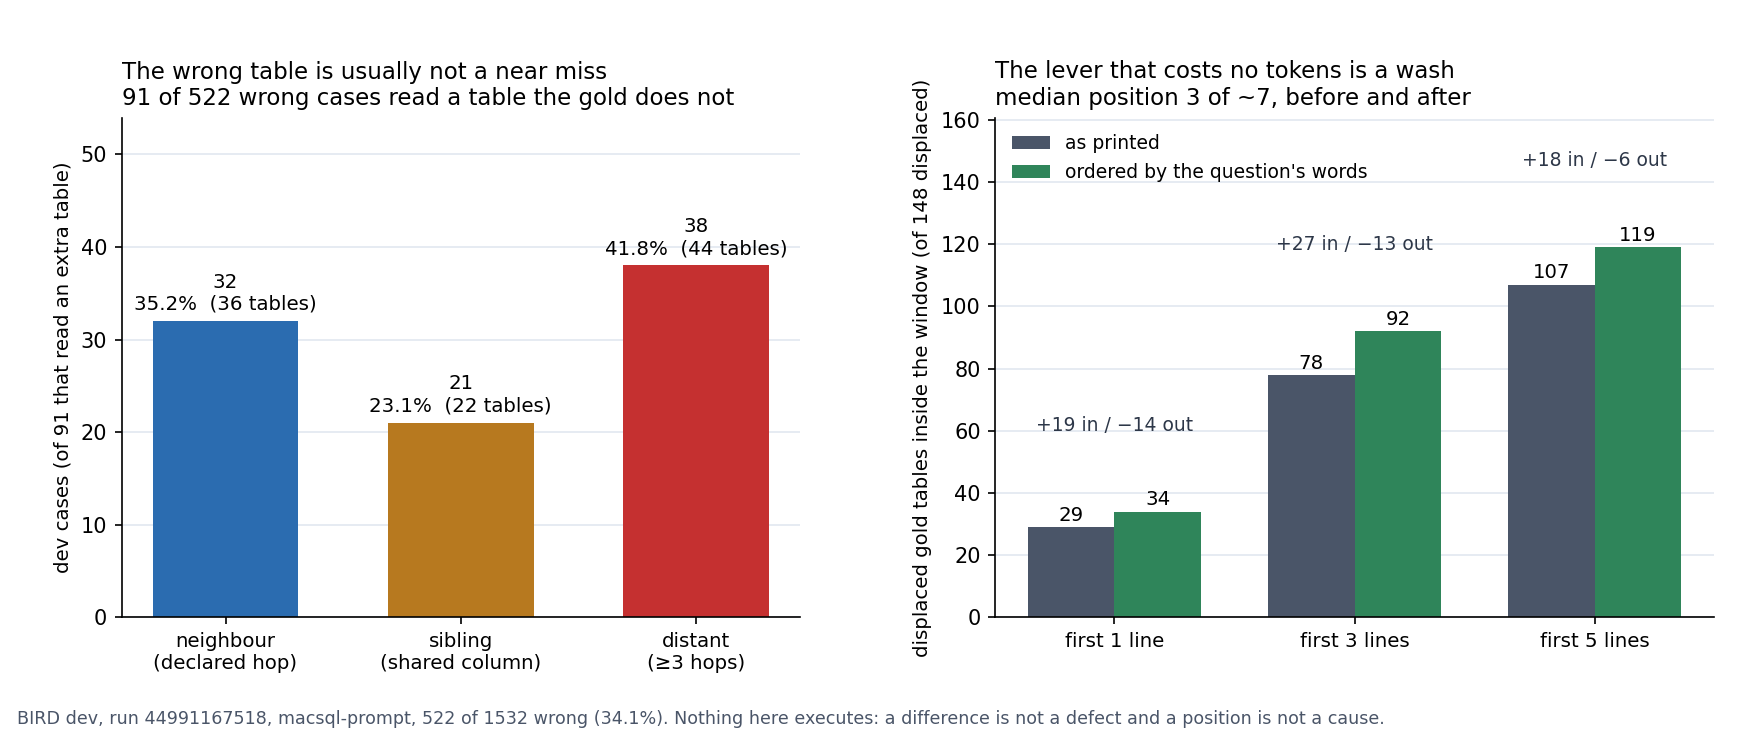

Write the Python code that produced this figure.
"""Round 209: where the wrong table sits, and the reordering that measured as a wash.

Left: the 91 dev cases that read a table the gold does not, by distance in the join graph the prompt
is built from. Right: the gold tables a card's first three lines would carry, as printed against
ordered by the question's own words — the only prompt change that cannot move the token bill.

Numbers: `pnpm bench:bird:choice --artifact eval/out/bird-eval-dev-44991167518.json` (522 wrong of
1,532, `macsql-prompt`).
"""
import json
from pathlib import Path

import matplotlib

matplotlib.use("Agg")
import matplotlib.pyplot as plt

ART = Path("/workspace/nl2charts/eval/out/choice-macsql-prompt-dev.json")
out = json.loads(ART.read_text())
kinds = out["kinds"]
swaps = out["swapKinds"]
windows = {row["at"]: row for row in out["windows"]}
displaced = out["positions"]
total = out["total"]
wrong = out["population"]

LABELS = {"neighbour": "neighbour\n(declared hop)", "sibling": "sibling\n(shared column)", "distant": "distant\n(≥3 hops)"}
COLOURS = {"neighbour": "#2b6cb0", "sibling": "#b7791f", "distant": "#c53030"}

fig, (left, right) = plt.subplots(1, 2, figsize=(11.6, 4.9), gridspec_kw={"width_ratios": [1, 1.06]})

keys = list(LABELS)
values = [kinds[key] for key in keys]
bars = left.bar(range(len(keys)), values, color=[COLOURS[key] for key in keys], width=0.62)
for bar, key in zip(bars, keys):
    share = values[keys.index(key)] / out["casesWithExtra"] * 100
    left.text(
        bar.get_x() + bar.get_width() / 2,
        bar.get_height() + 0.8,
        f"{kinds[key]}\n{share:.1f}%  ({swaps[key]} tables)",
        ha="center",
        va="bottom",
        fontsize=9.5,
    )
left.set_xticks(range(len(keys)))
left.set_xticklabels([LABELS[key] for key in keys], fontsize=9.5)
left.set_ylim(0, max(values) * 1.42)
left.set_ylabel("dev cases (of 91 that read an extra table)", fontsize=9.5)
left.set_title(
    f"The wrong table is usually not a near miss\n{out['casesWithExtra']} of {wrong} wrong cases read a table the gold does not",
    fontsize=11,
    loc="left",
)
left.spines["top"].set_visible(False)
left.spines["right"].set_visible(False)
left.grid(axis="y", color="#e2e8f0", linewidth=0.8)
left.set_axisbelow(True)

positions = [1, 3, 5]
before = [windows[at]["before"] for at in positions]
after = [windows[at]["after"] for at in positions]
x = range(len(positions))
width = 0.36
b1 = right.bar([i - width / 2 for i in x], before, width, label="as printed", color="#4a5568")
b2 = right.bar([i + width / 2 for i in x], after, width, label="ordered by the question's words", color="#2f855a")
for bar in list(b1) + list(b2):
    right.text(bar.get_x() + bar.get_width() / 2, bar.get_height() + 2, f"{int(bar.get_height())}", ha="center", fontsize=9.5)
for i, at in enumerate(positions):
    moved, lost = windows[at]["moved"], windows[at]["lost"]
    right.text(i, max(before[i], after[i]) + 26, f"+{moved} in / −{lost} out", ha="center", fontsize=9, color="#2d3748")
right.set_xticks(list(x))
right.set_xticklabels([f"first {at} line{'s' if at > 1 else ''}" for at in positions], fontsize=9.5)
right.set_ylim(0, max(after) * 1.35)
right.set_ylabel(f"displaced gold tables inside the window (of {len(displaced)} displaced)", fontsize=9.5)
right.set_title(
    "The lever that costs no tokens is a wash\nmedian position 3 of ~7, before and after",
    fontsize=11,
    loc="left",
)
right.legend(frameon=False, fontsize=9, loc="upper left")
right.spines["top"].set_visible(False)
right.spines["right"].set_visible(False)
right.grid(axis="y", color="#e2e8f0", linewidth=0.8)
right.set_axisbelow(True)

fig.text(
    0.01,
    0.015,
    f"BIRD dev, run 44991167518, macsql-prompt, {wrong} of {total} wrong ({wrong / total * 100:.1f}%). "
    "Nothing here executes: a difference is not a defect and a position is not a cause.",
    fontsize=8.4,
    color="#4a5568",
)
fig.subplots_adjust(left=0.07, right=0.985, top=0.84, bottom=0.16, wspace=0.28)
fig.savefig("/workspace/charts/r209_choice.png", dpi=150)
print("wrote r209_choice.png")
